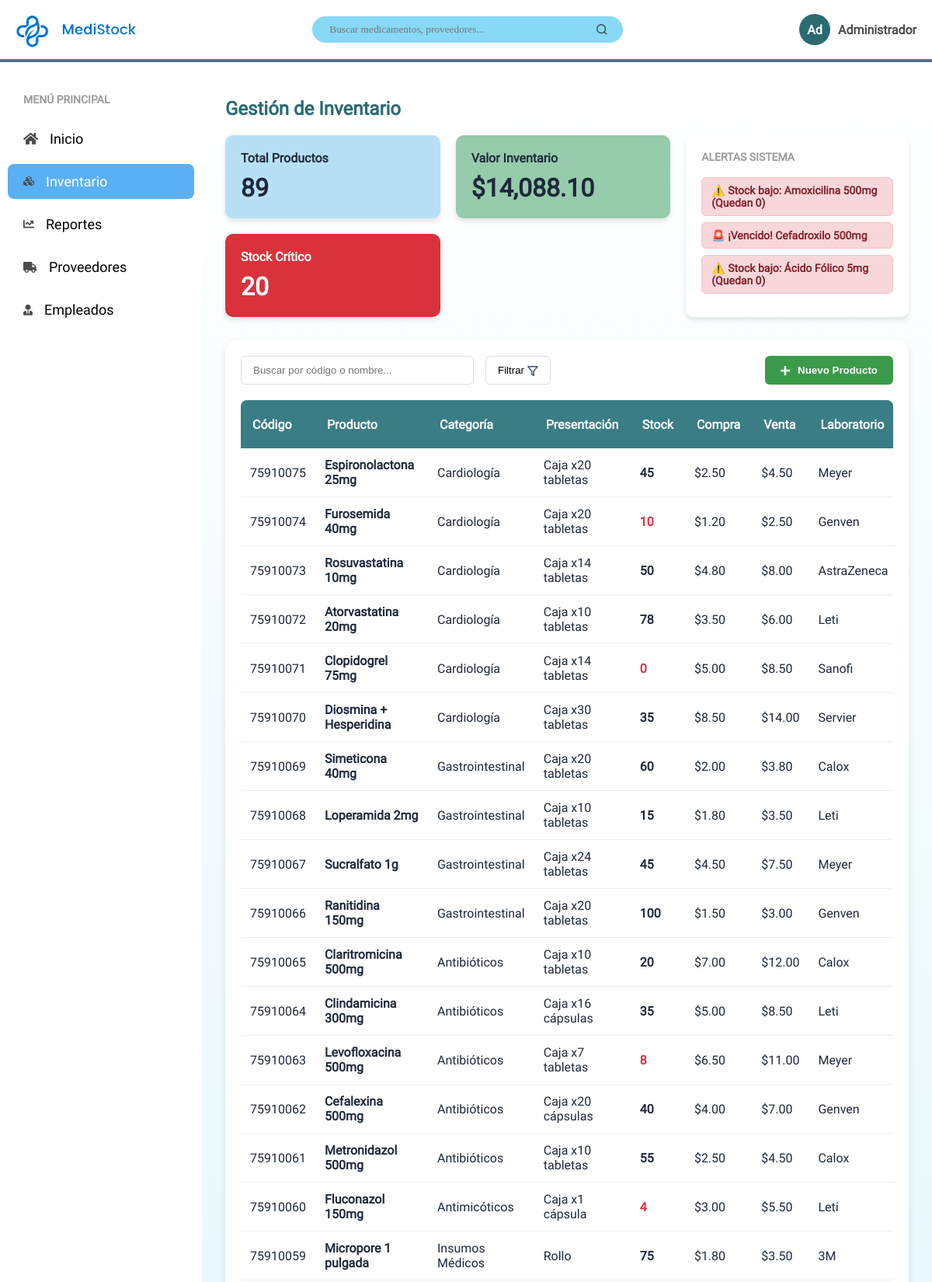
Screenshot of /ventanas/inventario/inventario.php (signed in, upper part) with the database file from the repository.
### tables this page shows
CREATE TABLE `productos` (
  `id` int(11) NOT NULL,
  `codigo` varchar(20) NOT NULL,
  `nombre` varchar(100) NOT NULL,
  `categoria` varchar(50) NOT NULL,
  `presentacion` varchar(50) NOT NULL,
  `stock` int(11) NOT NULL DEFAULT 0,
  `precio_compra` decimal(10,2) NOT NULL,
  `precio_venta` decimal(10,2) NOT NULL,
  `laboratorio` varchar(50) DEFAULT NULL,
  `fecha_llegada` date DEFAULT NULL,
  `fecha_vencimiento` date DEFAULT NULL,
  `estado` enum('Óptimo','Crítico','Vencido') DEFAULT 'Óptimo'
);

### ventanas/inventario/inventario.php (the view, shortened to what this page needs)
<?php
require '../login/php/conexion.php';
$res_total = $conn->query("SELECT COUNT(*) as total FROM productos");
$total_productos = $res_total->fetch_assoc()['total'];
$res_valor = $conn->query("SELECT SUM(stock * precio_compra) as valor FROM productos");
$valor_inventario = $res_valor->fetch_assoc()['valor'];
$valor_inventario = $valor_inventario ? $valor_inventario : 0;
$res_critico = $conn->query("SELECT COUNT(*) as total_critico FROM productos WHERE stock <= 10 OR estado = 'Vencido'");
$total_critico = $res_critico->fetch_assoc()['total_critico'];
$alertas = $conn->query("SELECT nombre, stock, estado FROM productos WHERE stock <= 10 OR estado = 'Vencido' ORDER BY stock ASC LIMIT 3");
?>
<!DOCTYPE html>
<html lang="es">
<head>
  <link rel="stylesheet" href="../../css/globals.css" />
  <link rel="stylesheet" href="../../css/style.css" />
</head>
<body>
  <div class="app-container">
    <header class="header">
      <div class="header-left">
        <img class="logo" src="../../img/logo.png" alt="Logo" />
        <img class="texto" src="../../img/tipografia.png" alt="MediStock" />
      </div>
      <div class="header-search">
        <input type="text" placeholder="Buscar medicamentos, proveedores..." />
        <img src="../../img/buscar.png" alt="Buscar" />
      </div>
      <div class="header-user">
        <div class="user-avatar">Ad</div>
        <span>Administrador</span>
      </div>
    </header>
    <aside class="sidebar">
      <div class="sidebar-title">MENÚ PRINCIPAL</div>
      <a href="../menuprincipal/menu.php" class="sidebar-item" style="color: inherit; text-decoration: none;">
        <img src="../../img/home.png" alt="" /> <span>Inicio</span>
      </a>
      <div class="sidebar-item active">
        <img src="../../img/inventory.png" alt="" /> <span>Inventario</span>
      </div>
      <a href="../reportes/reportes.php" class="sidebar-item" style="color: inherit; text-decoration: none;">
        <img src="../../img/report.png" alt="" /> <span>Reportes</span>
      </a>
      <a href="../proovedores/proovedores.php" class="sidebar-item" style="color: inherit; text-decoration: none;">
        <img src="../../img/cargamento.png" alt="" /> <span>Proveedores</span>
      </a>
      <a href="../empleados/empleados.php" class="sidebar-item" style="color: inherit; text-decoration: none;">
        <img src="../../img/empleados.png" alt="" /> <span>Empleados</span>
      </a>
    </aside>
    <main class="main-content">
      <h1 class="page-title">Gestión de Inventario</h1>
      <div class="top-widgets">
        <div class="summary-cards">
          <div class="card blue">
            <div class="card-title">Total Productos</div>
            <div class="card-value"><?php echo $total_productos; ?></div>
          </div>
          <div class="card green">
            <div class="card-title">Valor Inventario</div>
            <div class="card-value">$<?php echo number_format($valor_inventario, 2); ?></div>
          </div>
          <div class="card red">
            <div class="card-title" style="color:white;">Stock Crítico</div>
            <div class="card-value" style="color:white;"><?php echo $total_critico; ?></div>
          </div>
        </div>
        <div class="alerts-panel">
          <div class="sidebar-title" style="margin:0; padding-bottom: 10px;">ALERTAS SISTEMA</div>
          <?php
          if ($alertas->num_rows > 0) {
              while($alerta = $alertas->fetch_assoc()) {
                  if ($alerta['estado'] == 'Vencido') {
                      $mensaje = "🚨 <b>¡Vencido!</b> " . htmlspecialchars($alerta['nombre']);
                  } else {
                      $mensaje = "⚠️ <b>Stock bajo:</b> " . htmlspecialchars($alerta['nombre']) . " (Quedan " . $alerta['stock'] . ")";
                  }
                  echo "<div class='alert-box' style='padding: 8px 12px; font-size: 14px; margin-top: 8px;'>" . $mensaje . "</div>";
              }
          } else {
              echo "<div class='alert-box' style='background-color: #d4edda; border: 1px solid #c3e6cb; color: #155724; padding: 12px; font-size: 14px; margin-top: 10px;'>✅ Todo en orden. No hay alertas de inventario.</div>";
          }
          ?>
        </div>
      </div>
      <div class="table-section">
        <div class="table-toolbar">
          <div class="toolbar-left">
            <input type="text" class="search-input" placeholder="Buscar por código o nombre..." />
            <button class="filter-btn">Filtrar <img src="../img/filtrar.png" alt="" style="vertical-align: middle; width: 14px;"></button>
          </div>
          <button class="add-btn" id="openModalBtn">
            <img src="../../img/plus.png" alt="" /> Nuevo Producto
          </button>
        </div>
        <div class="table-responsive">
          <table class="inventory-table">
            <thead>
              <tr>
                <th>Código</th>
                <th>Producto</th>
                <th>Categoría</th>
                <th>Presentación</th>
                <th>Stock</th>
                <th>Compra</th>
                <th>Venta</th>
                <th>Laboratorio</th>
              </tr>
            </thead>
            <tbody>
              <?php
                $query = "SELECT * FROM productos ORDER BY id DESC";
                $resultado = $conn->query($query);
                if ($resultado && $resultado->num_rows > 0) {
                    while($row = $resultado->fetch_assoc()) {
                        echo "<tr>";
                        echo "<td>" . htmlspecialchars($row['codigo']) . "</td>";
                        echo "<td><strong>" . htmlspecialchars($row['nombre']) . "</strong></td>";
                        echo "<td>" . htmlspecialchars($row['categoria']) . "</td>";
                        echo "<td>" . htmlspecialchars($row['presentacion']) . "</td>";
                        if ($row['estado'] == 'Crítico' || $row['estado'] == 'Vencido') {
                            echo "<td style='color:#d8333c;'><strong>" . $row['stock'] . "</strong></td>";
                        } else {
                            echo "<td><strong>" . $row['stock'] . "</strong></td>";
                        }
                        echo "<td>$" . number_format($row['precio_compra'], 2) . "</td>";
                        echo "<td>$" . number_format($row['precio_venta'], 2) . "</td>";
                        echo "<td>" . htmlspecialchars($row['laboratorio']) . "</td>";
                    }
                } else {
                    echo "<tr><td colspan='12' style='text-align:center; padding: 20px;'>No hay productos registrados en el inventario.</td></tr>";
                }
              ?>
            </tbody>
          </table>
        </div>
      </div>
    </main>
  </div>
</body>
</html>

### css/globals.css (style rules this page uses)
* { -webkit-font-smoothing: antialiased; box-sizing: border-box; }
html, body { margin: 0px; height: 100%; }
a { text-decoration: none; }

### css/style.css (style rules this page uses)
body, html { margin: 0; padding: 0; height: 100vh; font-family: "Roboto-Regular", Helvetica, sans-serif; overflow: hidden; background-color: #f3f8fb; }
* { scrollbar-width: none; -ms-overflow-style: none; }
.app-container { display: grid; grid-template-columns: 260px 1fr; grid-template-rows: 80px 1fr; height: 100vh; }
.header { grid-column: 1 / -1; background-color: #ffffff; border-bottom: 4px solid #3b7d85; display: flex; justify-content: space-between; align-items: center; padding: 0 20px; z-index: 10; }
.header-left { display: flex; align-items: center; gap: 15px; }
.header-left img.logo { height: 50px; }
.header-left img.texto { height: 18px; }
.header-search { display: flex; align-items: center; background-color: #87d9f5; border-radius: 50px; padding: 8px 20px; width: 400px; gap: 10px; }
.header-search input { border: none; background: transparent; width: 100%; font-family: "Roboto-SemiBold"; outline: none; color: #4b4b4b; }
.header-user { display: flex; align-items: center; gap: 10px; font-weight: bold; color: #4b4b4b; }
.user-avatar { background-color: #2b6b6f; color: white; width: 40px; height: 40px; border-radius: 50%; display: flex; justify-content: center; align-items: center; }
.sidebar { background-color: #ffffff; box-shadow: 4px 0px 10px rgba(0,0,0,0.05); padding: 20px 10px; display: flex; flex-direction: column; gap: 10px; }
.sidebar-item { display: flex; align-items: center; gap: 15px; padding: 12px 20px; color: #4b4b4b; font-size: 18px; border-radius: 8px; cursor: pointer; transition: 0.2s; }
.sidebar-item.active { background-color: #5ab0f4; color: white; }
.sidebar-title { font-weight: bold; color: #999; font-size: 14px; margin: 20px 0 10px 20px; }
.main-content { background: linear-gradient(180deg, #ffffff 0%, #87d9f5 100%); padding: 30px; overflow-y: auto; }
h1.page-title { color: #2b6b71; font-size: 24px; margin-bottom: 20px; font-weight: 600; }
.top-widgets { display: grid; grid-template-columns: 2fr 1fr; gap: 20px; margin-bottom: 30px; }
.summary-cards { display: grid; grid-template-columns: repeat(auto-fit, minmax(200px, 1fr)); gap: 20px; }
.card { padding: 20px; border-radius: 10px; box-shadow: 0 4px 6px rgba(0,0,0,0.1); color: #1e293b; }
.card.blue { background-color: #b7e0f7; }
.card.green { background-color: #96cbab; }
.card.red { background-color: #d8333c; color: white; }
.card-title { font-size: 16px; font-weight: 600; margin-bottom: 10px; }
.card-value { font-size: 32px; font-weight: 800; }
.alerts-panel { background: white; border-radius: 10px; padding: 20px; box-shadow: 0 4px 6px rgba(0,0,0,0.1); }
.alert-box { background-color: #f8d7da; border: 1px solid #f5c2c7; color: #842029; padding: 12px; border-radius: 6px; margin-top: 15px; font-weight: bold; }
.table-section { background: white; border-radius: 15px; padding: 20px; box-shadow: 0 4px 10px rgba(0,0,0,0.1); }
.table-toolbar { display: flex; justify-content: space-between; margin-bottom: 20px; flex-wrap: wrap; gap: 15px; }
.toolbar-left { display: flex; gap: 15px; }
.search-input { padding: 10px 15px; border: 1px solid #ddd; border-radius: 6px; width: 300px; }
.filter-btn { padding: 10px 15px; border: 1px solid #ddd; border-radius: 6px; background: white; cursor: pointer; }
.add-btn { background-color: #3b9b4a; color: white; border: none; padding: 10px 20px; border-radius: 6px; font-weight: bold; cursor: pointer; display: flex; align-items: center; gap: 10px; }
.table-responsive { width: 100%; overflow-x: auto; }
.inventory-table { width: 100%; border-collapse: collapse; min-width: 1100px; }
.inventory-table th { background-color: #3b8b5a; color: white; padding: 12px; text-align: left; font-weight: 600; }
.inventory-table td { padding: 12px; border-bottom: 1px solid #eee; color: #1e293b; }
.table-responsive { max-height: 60vh; overflow-y: auto; border-radius: 8px; }
.inventory-table thead th { position: sticky; top: 0; background-color: #3b7d85; color: #ffffff; z-index: 10; box-shadow: 0 2px 4px rgba(0, 0, 0, 0.1); padding: 12px 15px; }

### rows the page displays
productos: nombre "Amoxicilina 500mg", stock "0"
productos: nombre "Cefadroxilo 500mg"
productos: nombre "Ácido Fólico 5mg", stock "0"
productos: codigo "75910075", nombre "Espironolactona 25mg", categoria "Cardiología", presentacion "Caja x20 tabletas", stock "45", precio_compra "2.50", precio_venta "4.50", laboratorio "Meyer"
productos: codigo "75910074", nombre "Furosemida 40mg", categoria "Cardiología", presentacion "Caja x20 tabletas", stock "10", precio_compra "1.20", precio_venta "2.50", laboratorio "Genven"
productos: codigo "75910073", nombre "Rosuvastatina 10mg", categoria "Cardiología", presentacion "Caja x14 tabletas", stock "50", precio_compra "4.80", precio_venta "8.00", laboratorio "AstraZeneca"
productos: codigo "75910072", nombre "Atorvastatina 20mg", categoria "Cardiología", presentacion "Caja x10 tabletas", stock "78", precio_compra "3.50", precio_venta "6.00", laboratorio "Leti"
productos: codigo "75910071", nombre "Clopidogrel 75mg", categoria "Cardiología", presentacion "Caja x14 tabletas", stock "0", precio_compra "5.00", precio_venta "8.50", laboratorio "Sanofi"
productos: codigo "75910070", nombre "Diosmina + Hesperidina", categoria "Cardiología", presentacion "Caja x30 tabletas", stock "35", precio_compra "8.50", precio_venta "14.00", laboratorio "Servier"
productos: codigo "75910069", nombre "Simeticona 40mg", categoria "Gastrointestinal", presentacion "Caja x20 tabletas", stock "60", precio_compra "2.00", precio_venta "3.80", laboratorio "Calox"
productos: codigo "75910068", nombre "Loperamida 2mg", categoria "Gastrointestinal", presentacion "Caja x10 tabletas", stock "15", precio_compra "1.80", precio_venta "3.50", laboratorio "Leti"
productos: codigo "75910067", nombre "Sucralfato 1g", categoria "Gastrointestinal", presentacion "Caja x24 tabletas", stock "45", precio_compra "4.50", precio_venta "7.50", laboratorio "Meyer"
productos: codigo "75910066", nombre "Ranitidina 150mg", categoria "Gastrointestinal", presentacion "Caja x20 tabletas", stock "100", precio_compra "1.50", precio_venta "3.00", laboratorio "Genven"
productos: codigo "75910065", nombre "Claritromicina 500mg", categoria "Antibióticos", presentacion "Caja x10 tabletas", stock "20", precio_compra "7.00", precio_venta "12.00", laboratorio "Calox"
productos: codigo "75910064", nombre "Clindamicina 300mg", categoria "Antibióticos", presentacion "Caja x16 cápsulas", stock "35", precio_compra "5.00", precio_venta "8.50", laboratorio "Leti"
productos: codigo "75910063", nombre "Levofloxacina 500mg", categoria "Antibióticos", presentacion "Caja x7 tabletas", stock "8", precio_compra "6.50", precio_venta "11.00", laboratorio "Meyer"
productos: codigo "75910062", nombre "Cefalexina 500mg", categoria "Antibióticos", presentacion "Caja x20 cápsulas", stock "40", precio_compra "4.00", precio_venta "7.00", laboratorio "Genven"
productos: codigo "75910061", nombre "Metronidazol 500mg", categoria "Antibióticos", presentacion "Caja x10 tabletas", stock "55", precio_compra "2.50", precio_venta "4.50", laboratorio "Calox"
productos: codigo "75910060", nombre "Fluconazol 150mg", categoria "Antimicóticos", presentacion "Caja x1 cápsula", stock "4", precio_compra "3.00", precio_venta "5.50", laboratorio "Leti"
productos: codigo "75910059", nombre "Micropore 1 pulgada", categoria "Insumos Médicos", presentacion "Rollo", stock "75", precio_compra "1.80", precio_venta "3.50", laboratorio "3M"

### other values shown
$total_productos "89"
$valor_inventario "14,088.10"
$total_critico "20"
